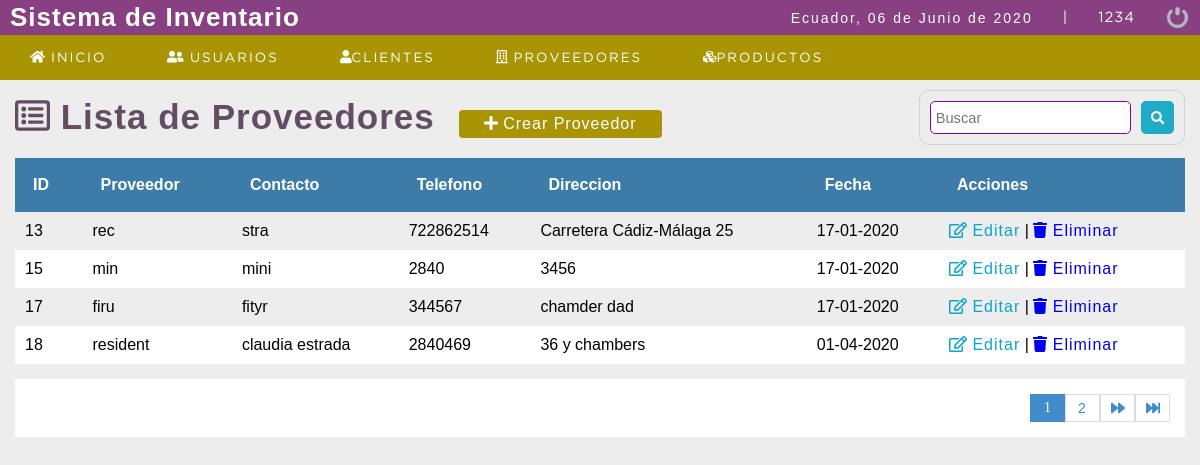
/bazartesis/sistema/lista_proveedor.php (signed in), run on the app's committed database.
### tables this page shows
CREATE TABLE `proveedor` (
  `codproveedor` int(11) NOT NULL,
  `proveedor` varchar(100) DEFAULT NULL,
  `contacto` varchar(100) DEFAULT NULL,
  `telefono` bigint(11) DEFAULT NULL,
  `direccion` text DEFAULT NULL,
  `date_add` datetime NOT NULL DEFAULT current_timestamp(),
  `usuario_id` int(11) NOT NULL,
  `estatus` int(11) NOT NULL DEFAULT 1
);

### bazartesis/sistema/lista_proveedor.php (the view, shortened to what this page needs)
<?php
	include "../conexion.php"
?>
<!DOCTYPE html>
<html lang="en">
<head>
	<?php include "includes/scripts.php";?>
</head>
<body>
	<?php include "includes/header.php";?>
	<section id="container">
		<h1><i class="far fa-list-alt"></i> Lista de Proveedores</h1>
		<a href="registro_proveedor.php" class="btn_new"><i class=" fas fa-plus"></i> Crear Proveedor</a>
		<form action="buscar_proveedor.php" method="get" class="form_search">
			<input type="text" name="busqueda" id="busqueda" placeholder="Buscar">
			<button type="submit" class="btn_search"><i class="fas fa-search"></i></button>
		</form>
		<table>
			<tr>
				<th>ID</th>
				<th>Proveedor</th>
				<th>Contacto</th>
				<th>Telefono</th>
				<th>Direccion</th>
				<th>Fecha</th>
				<th>Acciones</th>
			</tr>
			<?php
			$sql_registe = mysqli_query($conection,"SELECT COUNT(*) as total_registro FROM proveedor WHERE estatus = 1 ");
				$result_register =mysqli_fetch_array($sql_registe);
				$total_registro = $result_register['total_registro'];
					$por_pagina = 4;
					if (empty($_GET['pagina'])) {
						$pagina = 1;
					}else{
						$pagina = $_GET['pagina'];
					}
					$desde = ($pagina-1) * $por_pagina;
					$total_paginas = ceil($total_registro / $por_pagina);
				$query = mysqli_query($conection,"SELECT* FROM proveedor
					 WHERE estatus = 1
					ORDER BY codproveedor ASC
					LIMIT $desde,$por_pagina
					");
				$result = mysqli_num_rows($query);
				if ($result > 0) {
					while ($data = mysqli_fetch_array($query)) {
						$formato = 'Y-m-d H:i:s';
						$fecha = DateTime::createFromFormat($formato,$data["date_add"]);
											?>
			<tr>
				<td><?php echo $data["codproveedor"]; ?></td>
				<td><?php echo $data["proveedor"]; ?></td>
				<td><?php echo $data["contacto"]; ?></td>
				<td><?php echo $data["telefono"]; ?></td>
				<td><?php echo $data["direccion"]; ?></td>
				<td><?php echo $fecha->format('d-m-Y'); ?></td>
				<td>
					<a class="link_edit" href="editar_proveedor.php?id=<?php echo $data["codproveedor"]; ?>"><i class="far fa-edit"></i> Editar</a>
					|
					<a class="link_delete" href="eliminar_confirmar_proveedor.php?id=<?php echo $data["codproveedor"]; ?>"><i class="fas fa-trash"></i> Eliminar</a>
				</td>
			</tr>
			<?php
			}
				}
			?>
		</table>
		<div class="paginador">
			<ul>
				<?php
				for ($i=1; $i <= $total_paginas; $i++) {
				if ($i == $pagina) {
				 	echo '<li class="PageSelected">'.$i.'</li>';
				 }else{
				 	echo '<li><a href="?pagina='.$i.'" >'.$i.'</a></li>';
				 }
				}
				if ($pagina != $total_paginas) {
				?>
				<li><a href="?pagina=<?php echo $pagina+1; ?>"><i class="fas fa-forward"></i></a></li>
				<li><a href="?pagina=<?php echo $total_paginas; ?>"><i class="fas fa-fast-forward"></i></a></li>
				<?php }?>
			</ul>
		</div>
	</section>
</body>
</html>

### bazartesis/sistema/css/style.css (style rules this page uses)
* { margin: 0; padding: 0; box-sizing: border-box; }
body { background: #ededed; }
h1, h2, h3, h4, h5, h6 { font-family: 'arial'; font-weight: bold; letter-spacing: 1px; }
h1 { font-size: 26px; }
a { text-decoration: none; font-family: arial; letter-spacing: 1px; }
#container { padding: 90px 15px 15px; }
form { background: #FFF; margin: auto; padding: 20px 50px; border: 1px solid #d1d1d1; }
input,select { display: block; width: 100%; font-size: 11pt; padding: 5px; border: 1px solid #85029e; border-radius: 5px; }
#container h1 { font-size: 35px; display: inline-block; color: #624d63; }
.btn_new { display: inline-block; background: #a99404; color: #FFF; padding: 5px 25px; border-radius: 4px; margin: 20px; }
table { border-collapse: collapse; font-size: 12pt; font-family: 'arial'; width: 100%; }
table th { text-align: left; padding: 18px; background: #3d7ba8; color:#FFF; }
table tr:nth-child(odd) { background: #FFF; }
table td { padding: 10px; }
.link_edit { color:#0ca4ce; }
.paginador ul { padding: 15px; list-style: none; background: #FFF; margin-top: 15px; display: -webkit-flex; display: -moz-flex; display: -ms-flex; display: -o-flex; display: flex; justify-content: flex-end; }
.paginador a, .PageSelected { color: #428bca; border: 1px solid #ddd; padding: 5px; display: inline-block; font-size: 14px; text-align: center; width: 35px; }
.PageSelected { color: #FFF; background: #428bca; border: 1px solid #428bca; }
.form_search { display: -webkit-flex; display: -moz-flex; display: -ms-flex; display: -o-flex; display: flex; float: right; background: initial; padding: 10px; border-radius: 10px; }
.form_search .btn_search { background: #1faac8; color: #FFF; padding: 10px; border: 0; cursor: pointer; margin-left: 10px; display: flex; border-radius: 5px; }

### data on the page
proveedor: codproveedor "13", proveedor "rec", contacto "stra", telefono "722862514", direccion "Carretera Cádiz-Málaga 25", date_add "17-01-2020"
proveedor: codproveedor "15", proveedor "min", contacto "mini", telefono "2840", direccion "3456", date_add "17-01-2020"
proveedor: codproveedor "17", proveedor "firu", contacto "fityr", telefono "344567", direccion "chamder dad", date_add "17-01-2020"
proveedor: codproveedor "18", proveedor "resident", contacto "claudia estrada", telefono "2840469", direccion "36 y chambers", date_add "01-04-2020"

### other printed values
fechaC() "06 de Junio de 2020"
$_SESSION['user'] "1234"
